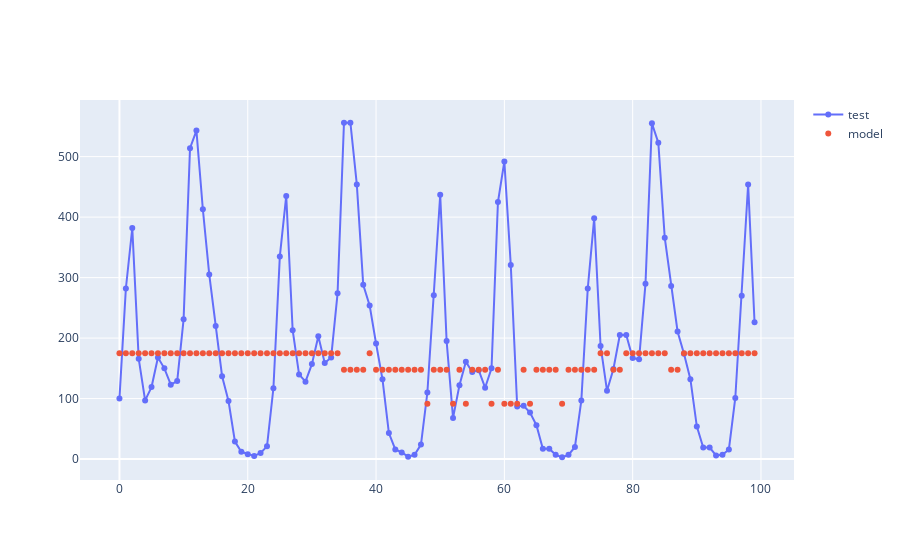

This figure's notebook cell:
### Markdown cell above
## c) weathersit

### Code cell
df_ws = tabla[['weathersit']].copy()
X_ws = np.array(df_ws.values)
x_tr, x_te, y_tr, y_te = train_test_split(X_ws, Y, test_size=0.3)
tree_ws = DecisionTreeRegressor(criterion='squared_error', max_depth = 2)
tree_ws.fit(x_tr, y_tr)
y_ws = tree_ws.predict(X_ws)
print('RMSE:', mean_squared_error(Y, y_ws, squared=False))
y_ws_te = tree_ws.predict(x_te)
print('RMSE:', mean_squared_error(y_te, y_ws_te, squared=False))
fig = go.Figure()
fig.add_trace(go.Scatter(y= Y.reshape(-1)[5000:5100], mode='lines+markers', name='test'))
fig.add_trace(go.Scatter(y= y_ws[5000:5100], mode='markers', name='model'))
fig.show()

### Figure 1 — Plotly figure (JSON) as saved in the notebook; plotly's stock layout.template omitted (floating-point values rounded to 4 significant figures)
{"data": [{"mode": "lines+markers", "name": "test", "type": "scatter", "y": [100, 282, 382, 166, 97, 119, 168, 150, 123, 129, 231, 514, 543, 413, 305, 220, 137, 96, 29, 12, 8, 5, 10, 21, 117, 335, 435, 213, 140, 128, 157, 203, 159, 168, 274, 556, 556, 454, 288, 254, 191, 132, 43, 16, 11, 4, 7, 24, 110, 271, 437, 195, 68, 122, 161, 144, 147, 118, 150, 425, 492, 321, 87, 88, 77, 56, 17, 17, 7, 3, 7, 20, 97, 282, 398, 187, 113, 149, 205, 205, 167, 165, 290, 555, 523, 366, 286, 211, 174, 132, 54, 19, 19, 6, 7, 16, 101, 270, 454, 226]}, {"mode": "markers", "name": "model", "type": "scatter", "y": [174.8, 174.8, 174.8, 174.8, 174.8, 174.8, 174.8, 174.8, 174.8, 174.8, 174.8, 174.8, 174.8, 174.8, 174.8, 174.8, 174.8, 174.8, 174.8, 174.8, 174.8, 174.8, 174.8, 174.8, 174.8, 174.8, 174.8, 174.8, 174.8, 174.8, 174.8, 174.8, 174.8, 174.8, 174.8, 147.7, 147.7, 147.7, 147.7, 174.8, 147.7, 147.7, 147.7, 147.7, 147.7, 147.7, 147.7, 147.7, 91.37, 147.7, 147.7, 147.7, 91.37, 147.7, 91.37, 147.7, 147.7, 147.7, 91.37, 147.7, 91.37, 91.37, 91.37, 147.7, 91.37, 147.7, 147.7, 147.7, 147.7, 91.37, 147.7, 147.7, 147.7, 147.7, 147.7, 174.8, 174.8, 147.7, 147.7, 174.8, 174.8, 174.8, 174.8, 174.8, 174.8, 174.8, 147.7, 147.7, 174.8, 174.8, 174.8, 174.8, 174.8, 174.8, 174.8, 174.8, 174.8, 174.8, 174.8, 174.8]}], "layout": {}}
